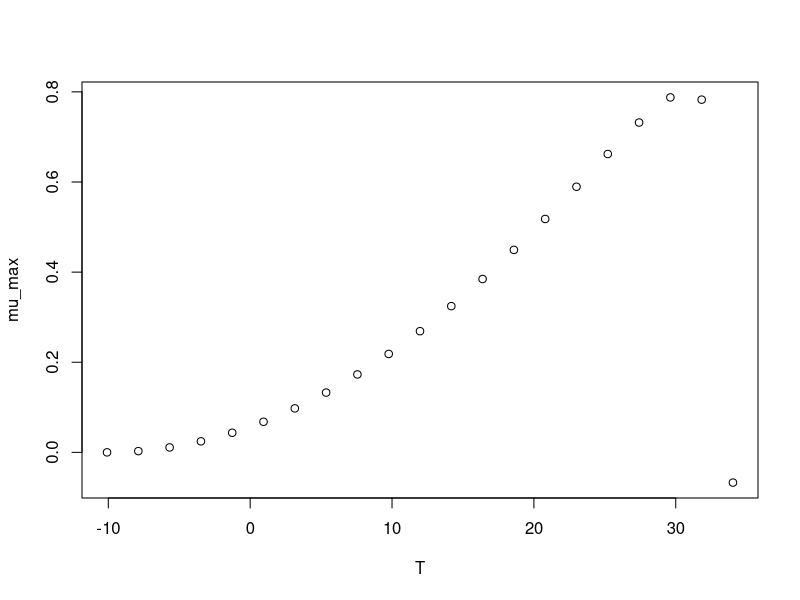

Write the R code that produced this figure.
#############################
# start of Parameter script
#############################
T <- seq(-10.0899100899101,34.034,length.out=21)
#############################
# end of Parameter script
#############################
############################# 
# start of Model script Gropin ID 405 
#############################
 
# constant coefficients for this model
 
variables <- data.frame(T)
argumentsPar <- expand.grid(variables)
 
# heart of the model
response_surface <- function(T) {
   mumax <-(8*(10^-1)*(T-34)*((T+10.1)^2))/((30.8+10.1)*((30.8+10.1)*(T-30.8)-(30.8-34)*(30.8-10.1-2*T)))

return(mumax=mumax)
} 

# output parameters
mumax <- cbind(argumentsPar,response_surface(argumentsPar['T']))
colnames(mumax) <- c(colnames(argumentsPar),'mumax')
#############################
# End of Model script
#############################
############################# 
# start of Visualisation script Gropin ID 405 
#############################
plot(T,mumax$mumax,
                          xlab='T',
                          ylab='mu_max')
#############################
# End of Visualisation script
#############################
